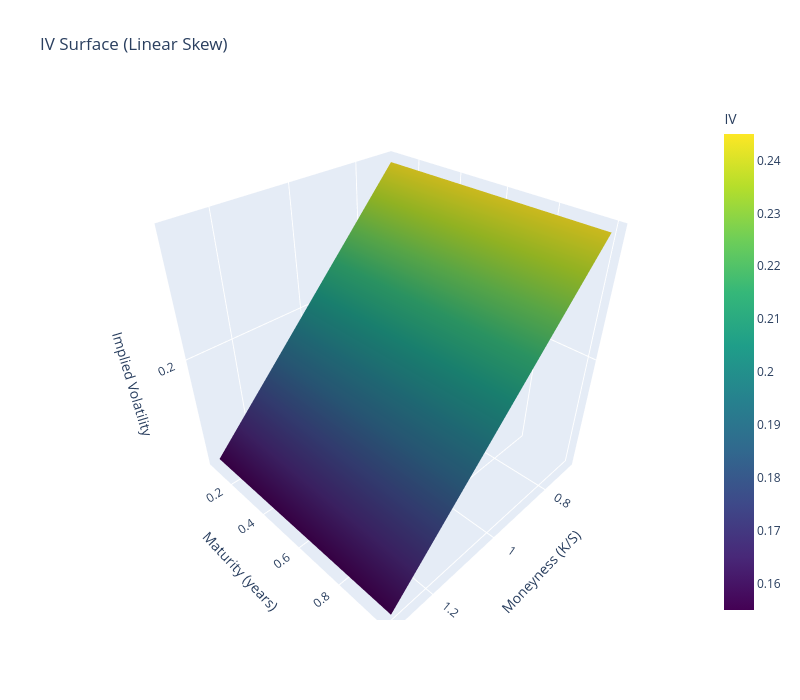

The cell this chart's notebook holds for it:
### Code cell
# Just use calls for cleaner visualization
df_calls = opt_prices_df_skew_lin[opt_prices_df_skew_lin['option_type'] == 'call']

fig = go.Figure(data=[go.Mesh3d(
    x=df_calls['moneyness'],
    y=df_calls['maturity'],
    z=df_calls['true_iv'],
    intensity=df_calls['true_iv'],
    colorscale='Viridis',
    showscale=True,
    colorbar=dict(title='IV'),
)])

fig.update_layout(
    title='IV Surface (Linear Skew)',
    scene=dict(
        xaxis_title='Moneyness (K/S)',
        yaxis_title='Maturity (years)',
        zaxis_title='Implied Volatility'
    ),
    width=800, height=700
)
fig.show()
